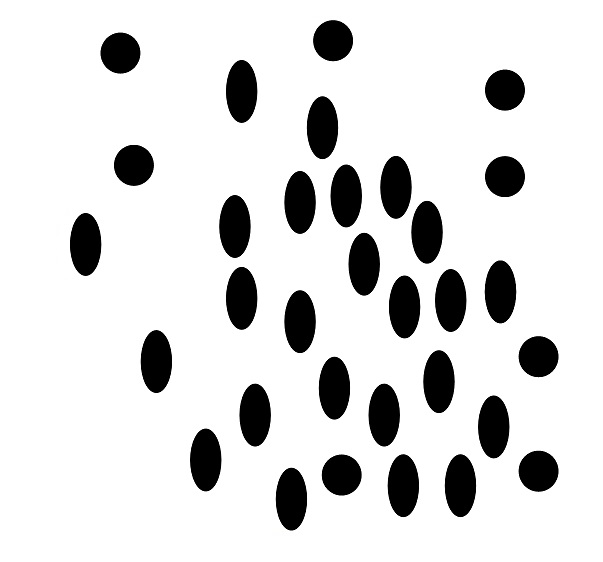
//> input picture blob_detection/blobs.jpg, 603 x 562 px
$ ./edge_detection ../../blob_detection/blobs.jpg out.png   (built with g++ and OpenCV 4)
//> lines starting //> are read from the running program, lines starting //| are printed output that depends on the picture; after the words box and inside, x2 and y2 are one past the last pixel; in counts of white or black regions, pixels touching at a corner belong together
//============================================================================
// Name        : edge_detection.cpp
//============================================================================

#include <iostream>
#include <opencv2/opencv.hpp>

using namespace std;
using namespace cv;


int main( int argc, char** argv )
{
    if( argc != 3)
    {
     cout <<" Usage: ./edge_detection <input_image> <output_image>" << endl;
     return -1;
    }

    Mat image;
    image = imread(argv[1], CV_LOAD_IMAGE_COLOR);   // Read the file
//> image is the input picture: 562 rows x 603 cols, CV_8UC3; mean B, G, R 219.3, 219.3, 219.3

    if(! image.data )                              // Check for invalid input
    {
        cout <<  "Could not open or find the image" << std::endl ;
        return -1;
    }

    namedWindow( "Display window", WINDOW_AUTOSIZE );// Create a window for display.
    imshow( "Input Image", image );                   // Show our image inside it.
    waitKey(0);                                          // Wait for a keystroke in the window

    // Convert to gray scale
    Mat grayImage;
    cvtColor(image, grayImage, CV_BGR2GRAY);
    imshow("Gray output image", grayImage );
    waitKey(0);

    // Add gaussian blur
    Mat blurImage;
    Size size(5,5);
    GaussianBlur(grayImage, blurImage, size, 0);
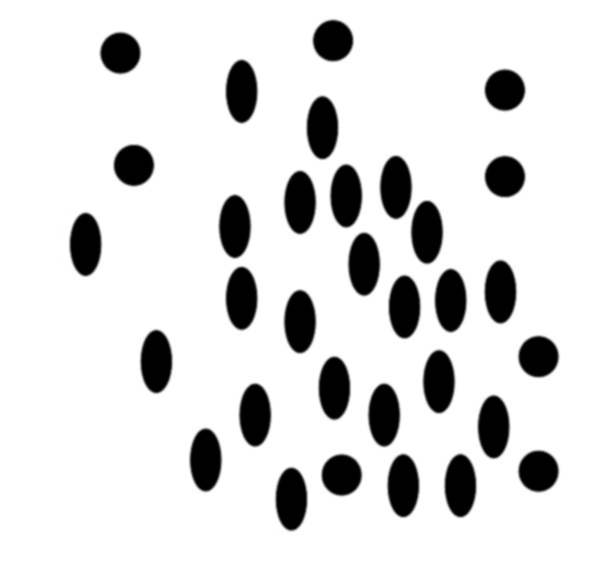
//> blurImage: 562 rows x 603 cols, CV_8UC1; min 0, max 255, mean 219.3
    imshow("Blur output image", blurImage);
    waitKey(0);

    // Detect boundaries using canny detector
    Mat cannyImage;
    Canny(blurImage, cannyImage, 10, 70);
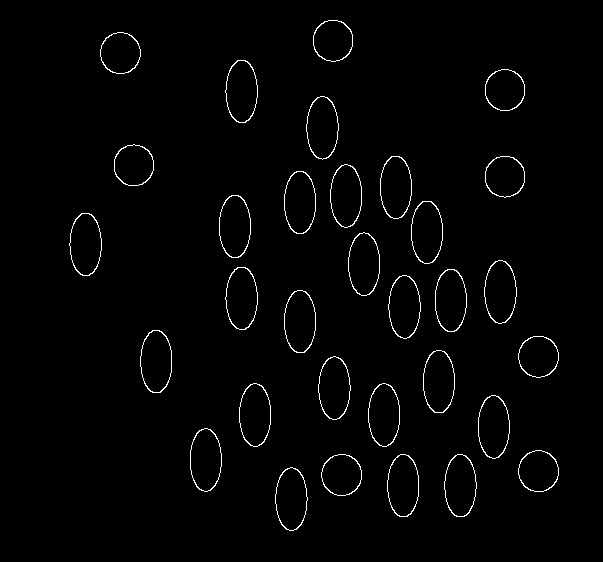
//> cannyImage: 562 rows x 603 cols, CV_8UC1; 1.6% white in thin lines or dots, all inside (x1, y1, x2, y2) = (69, 20, 559, 531)
    imshow("Canny output image", cannyImage);
    waitKey(0);

    // Apply threshold
    Mat outputImage;
    threshold(cannyImage, outputImage, 70, 255, THRESH_BINARY_INV);
    imshow("Final output image", outputImage);
    waitKey(0);

    cout << "Writing to " << argv[2] << endl;
//| Writing to out.png
    imwrite(argv[2], outputImage);
    // Save final image in output image file

    return 0;
}
